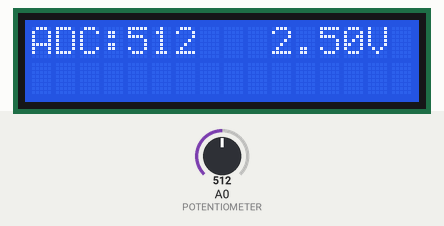
This sketch was run on a simulated Arduino Uno, built with avr-gcc and run on an emulated ATmega328P. On the bench: 16×2 character LCD. The test bench sets the inputs (shaded band); at power-on: A0 (POTENTIOMETER) = 512.

Above: at 1.2 s.
1.3 s: A0 (POTENTIOMETER) set to 0
At 2.3 s:
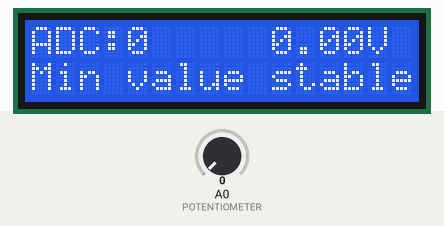
3.2 s: A0 (POTENTIOMETER) set to 1023
At 4.4 s:
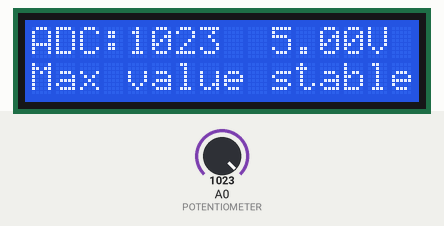
4.7 s: A0 (POTENTIOMETER) set to 1013
At 5.7 s:
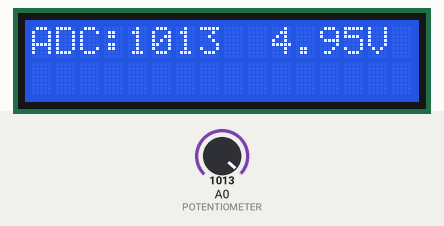
Timing chart, 0 to 7.7 s (numbered marks = the images above; inputs shaded):
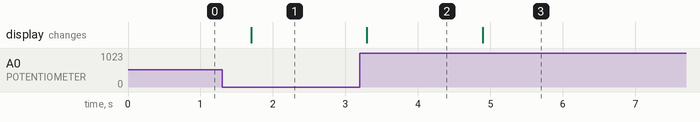

The sketch:

ex3-read-potentiometer-display-on-lcd.ino
```cpp
#include <Arduino.h>
#include <LiquidCrystal_I2C.h>

#define POTENTIOMETER A0
#define ADC_MAX_VALUE 1023
#define VOLTAGE_REFERENCE 5.0

LiquidCrystal_I2C lcd(0x27, 16, 2);

void setup() {
    lcd.init();
    lcd.backlight();

    lcd.setCursor(0, 0);
    lcd.print("ADC: ");
    lcd.setCursor(8, 0);
    lcd.print("V: ");
}

void loop() {
    int adcValue = analogRead(POTENTIOMETER);

    float voltage = (adcValue / (float)ADC_MAX_VALUE) * VOLTAGE_REFERENCE;

    // Display the ADC value
    lcd.setCursor(4, 0);
    lcd.print(adcValue);
    lcd.print("   ");

    // Display the calculated voltage
    lcd.setCursor(10, 0);
    lcd.print(voltage, 2);
    lcd.print("V ");

    // Check if ADC value reaches extremes and display stability message
    lcd.setCursor(0, 1);
    if (adcValue == 0) {
        lcd.print("Min value stable    ");
    } else if (adcValue == ADC_MAX_VALUE) {
        lcd.print("Max value stable    ");
    } else {
        lcd.print("                    ");
    }

    delay(500);  // The author is aware of this delay usage. Since no other tasks need to be performed, milis won't be used.
}
```

Measured:
- the behaviour switches between 1023 and 1022 on A0 (POTENTIOMETER) (found by bisection; images 2 and 3)
- after the input at 1.3 s, the display: changes after 0.40 s (image 1)
- after the input at 3.2 s, the display: changes after 0.10 s (image 2)
- after the input at 4.7 s, the display: changes after 0.20 s (image 3)
